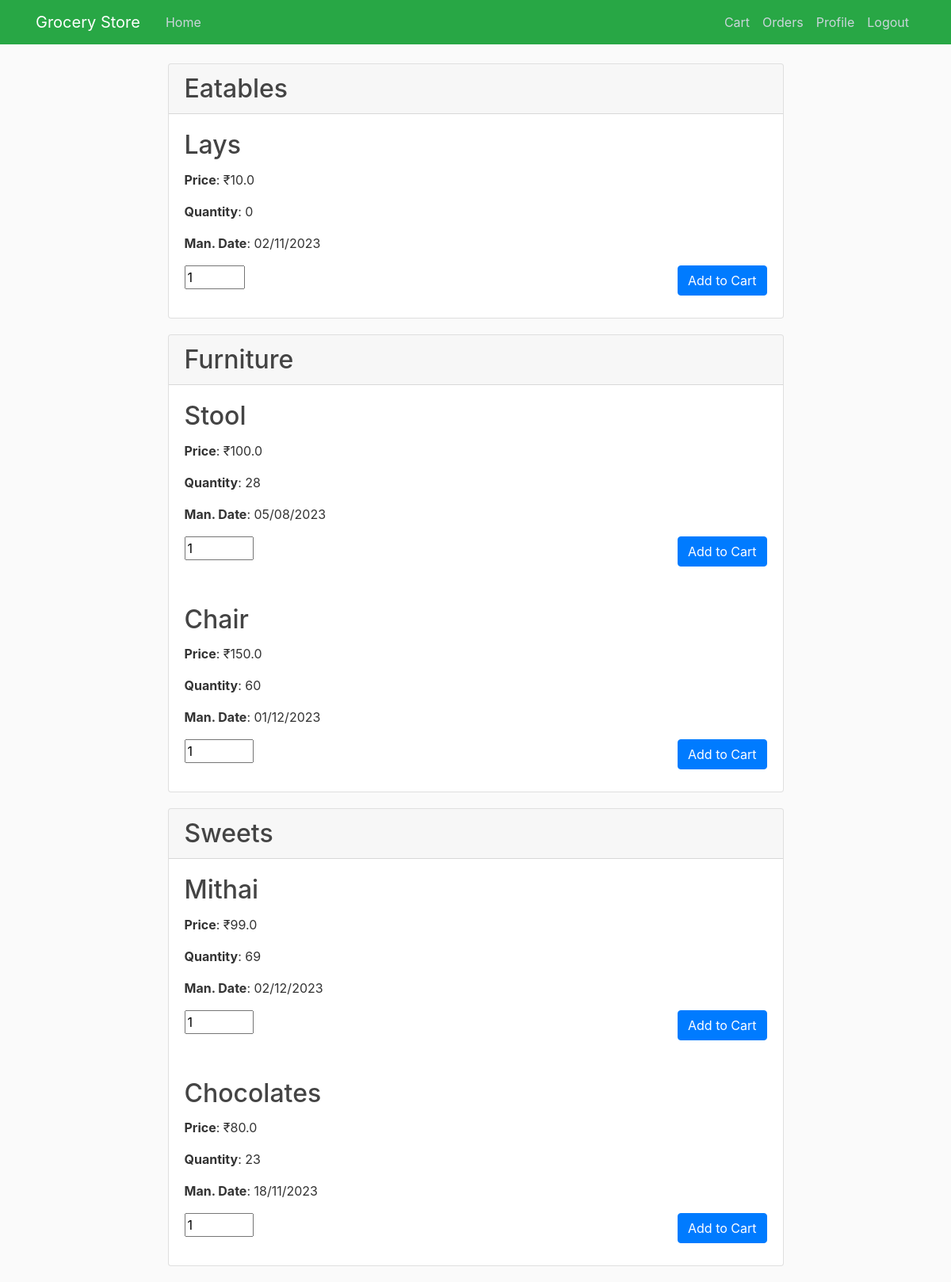
/home (signed in), run on the app's committed database.
### grocerystore/models.py (models this page shows)
class Category(db.Model):
    id = db.Column(db.Integer, primary_key=True)
    name = db.Column(db.String(64), nullable=False)
    products = db.relationship('Product', backref='category', lazy=True)

class Product(db.Model):
    id = db.Column(db.Integer, primary_key=True)
    name = db.Column(db.String(64), nullable=False)
    price = db.Column(db.Float, nullable=False)
    category_id = db.Column(db.Integer, db.ForeignKey('category.id'), nullable=False)
    quantity = db.Column(db.Integer, nullable=False)
    manufacture_date = db.Column(db.Date, nullable=False)
    cart = db.relationship('Cart', backref='product', lazy=True)
    order = db.relationship('Order', backref='product', lazy=True)

### grocerystore/routes.py (the view)
@app.route('/')
@app.route('/home')
@login_required
def home():
    user = User.query.get_or_404(current_user.id)
    parameter = request.args.get('parameter')
    query = request.args.get('query')
    parameters = {
        'category': 'Category',
        'product': 'Product',
        'price': 'Price'
    }
    if parameter == 'category':
        categories = Category.query.filter(Category.name.like(f'%{query}%')).all()
        return render_template('home.html', user=user, categories=categories, query=query, title='Home', parameters=parameters, parameter=parameter)
    elif parameter == 'product':
        return render_template('home.html', user=user, categories=Category.query.all(), name=query, query=query, title='Home', parameters=parameters, parameter=parameter)
    elif parameter == 'price':
        return render_template('home.html', user=user, categories=Category.query.all(), price=float(query), query=query, title='Home', parameters=parameters, parameter=parameter)
    return render_template('home.html', user=user, categories=Category.query.all(), title='Home', parameters=parameters)

### grocerystore/models.py (called while the page is built)
@login_manager.user_loader
def load_user(user_id):
    return User.query.get(int(user_id))

### grocerystore/templates/home.html (shortened to what this page needs)
{% extends "layout.html" %}
{% block content %}
  {% for category in categories %}
    {% if category.products %}
      <div class="card">
        <h2 class="card-header">{{ category.name }}</h2>
        {% for product in category.products %}
          <div class="card-body">
            <a href="{{ url_for('view_product', product_id=product.id) }}">
              <h2 class="card-title">{{ product.name }}</h2>
            </a>
            <p class="card-text"><strong>Price</strong>: &#8377;{{ product.price }}</p>
            <p class="card-text"><strong>Quantity</strong>: {{ product.quantity }}</p>
            <p class="card-text">
              <strong>Man. Date</strong>: {{ product.manufacture_date.strftime('%d/%m/%Y') }}
              <form method="POST" action="{{ url_for('add_to_cart', product_id=product.id) }}">
                <input type="number" name="quantity" value="1" min="1" max="{{ product.quantity }}" required>
                <button type="submit" class="btn btn-primary add">Add to Cart</button>
              </form>
            </p>
          </div>
        {% endfor %}
      </div>
    {% endif %}
  {% endfor %}
{% endblock content %}

### grocerystore/static/main.css (style rules this page uses)
body { background: #fafafa; color: #333333; margin-top: 5rem; }
h1, h2, h3, h4, h5, h6 { color: #444444; }

### grocerystore/templates/home.html (style rules this page uses)
.card { margin-bottom: 20px; }
.add { float: right; }

### data on the page
Category: name "Eatables"
Product: name "Lays", price "10.0", quantity "0", manufacture_date "02/11/2023"
Category: name "Furniture"
Product: name "Stool", price "100.0", quantity "28", manufacture_date "05/08/2023"
Product: name "Chair", price "150.0", quantity "60", manufacture_date "01/12/2023"
Category: name "Sweets"
Product: name "Mithai", price "99.0", quantity "69", manufacture_date "02/12/2023"
Product: name "Chocolates", price "80.0", quantity "23", manufacture_date "18/11/2023"
